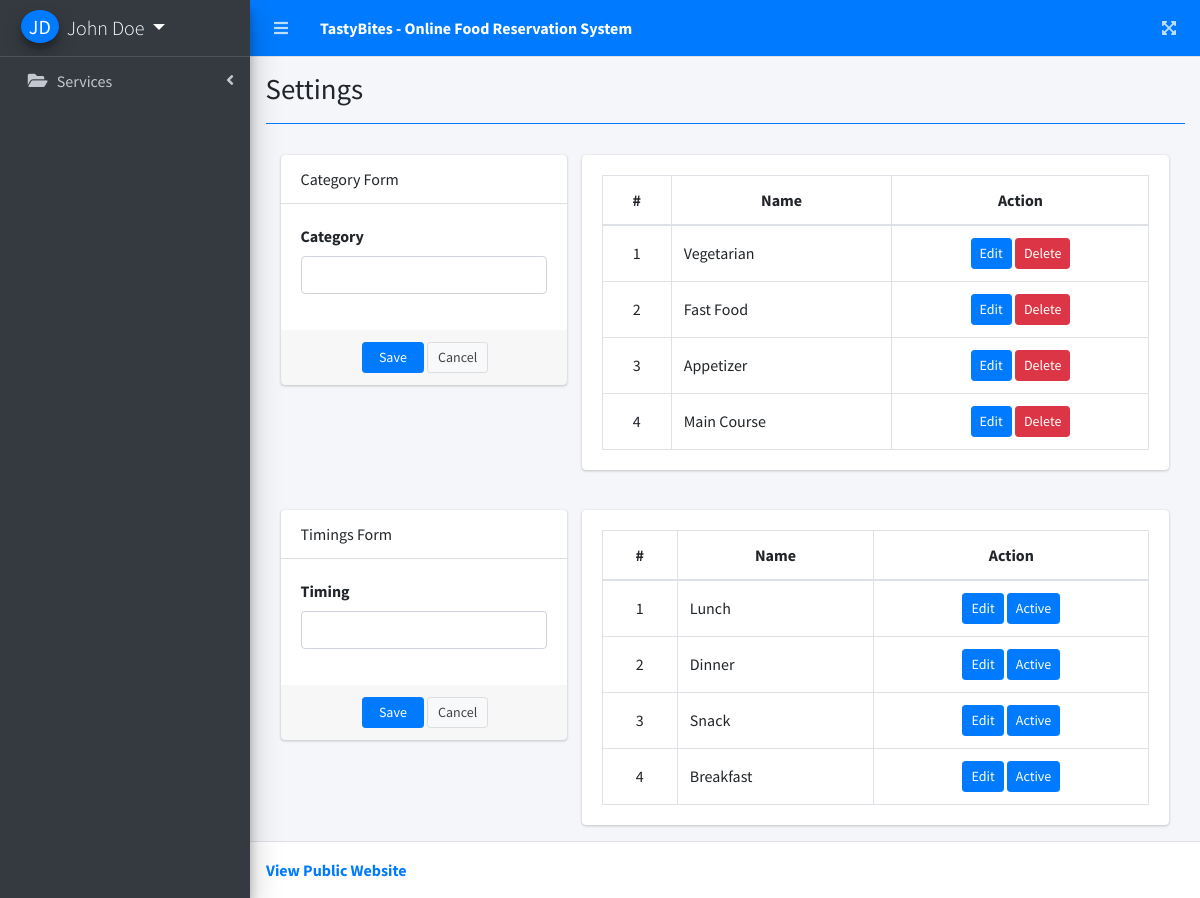
The app's page /Admin_Section/index.php?page=Settings (signed in) with its own data.
### tables this page shows
CREATE TABLE `categories` (
  `Category_ID` int(11) NOT NULL,
  `Category` varchar(255) NOT NULL
);

CREATE TABLE `timings` (
  `Timing_ID` int(11) NOT NULL,
  `Timing` varchar(255) NOT NULL,
  `Timing_status` tinyint(1) DEFAULT NULL
);

### Admin_Section/Settings.php (the view, shortened to what this page needs)
<?php include('db_connect.php');?>
<div class="container-fluid">
	<div class="col-lg-12">
		<div class="row">
			<div class="col-md-4">
			<form action="" id="manage-category">
				<div class="card">
					<div class="card-header">
						    Category Form
				  	</div>
					<div class="card-body">
							<div class="form-group">
								<label class="control-label">Category</label>
								<input type="text" class="form-control" name="name">
							</div>
					</div>
					<div class="card-footer">
						<div class="row">
							<div class="col-md-12">
								<button class="btn btn-sm btn-primary col-sm-3 offset-md-3"> Save</button>
								<button class="btn btn-sm btn-default col-sm-3" type="button" onclick="$('#manage-category').get(0).reset()"> Cancel</button>
							</div>
						</div>
					</div>
				</div>
			</form>
			</div>
			<div class="col-md-8">
				<div class="card">
					<div class="card-body">
						<table class="table table-bordered table-hover">
							<thead>
								<tr>
									<th class="text-center">#</th>
									<th class="text-center">Name</th>
									<th class="text-center">Action</th>
								</tr>
							</thead>
							<tbody>
								<?php
								$i = 1;
								$cats = $conn->query("SELECT * FROM Categories order by Category_ID asc");
								while($row=$cats->fetch_assoc()):
									if ($row['Category_ID'] == 1)
										continue;
								?>
								<tr>
									<td class="text-center"><?php echo $i++ ?></td>
									<td class="">
										<?php echo $row['Category'] ?>
									</td>
									<td class="text-center">
										<button class="btn btn-sm btn-primary edit_cat" type="button" data-id="<?php echo $row['Category_ID'] ?>" data-name="<?php echo $row['Category'] ?>" >Edit</button>
										<button class="btn btn-sm btn-danger delete_cat" type="button" data-id="<?php echo $row['Category_ID'] ?>">Delete</button>
									</td>
								</tr>
								<?php endwhile; ?>
							</tbody>
						</table>
					</div>
				</div>
			</div>
		</div>
	</div>
</div>
<br>
<div class="container-fluid">
    <div class="col-lg-12">
        <div class="row">
            <div class="col-md-4">
                <form action="" id="manage-timings">
                    <div class="card">
                        <div class="card-header">
                            Timings Form
                        </div>
                        <div class="card-body">
                            <div class="form-group">
                                <label class="control-label">Timing</label>
                                <input type="text" class="form-control" name="name">
                            </div>
                        </div>
                        <div class="card-footer">
                            <div class="row">
                                <div class="col-md-12">
                                    <button class="btn btn-sm btn-primary col-sm-3 offset-md-3">Save</button>
                                    <button class="btn btn-sm btn-default col-sm-3" type="button" onclick="$('#manage-timings').get(0).reset()">Cancel</button>
                                </div>
                            </div>
                        </div>
                    </div>
                </form>
            </div>
            <div class="col-md-8">
                <div class="card">
                    <div class="card-body">
                        <table class="table table-bordered table-hover">
                            <thead>
                                <tr>
                                    <th class="text-center">#</th>
                                    <th class="text-center">Name</th>
                                    <th class="text-center">Action</th>
                                </tr>
                            </thead>
                            <tbody>
                                <?php
                                $i = 1;
                                $cats = $conn->query("SELECT * FROM Timings ORDER BY Timing_ID ASC");
                                while($row = $cats->fetch_assoc()):
                                    if ($row['Timing_ID'] == 1)
                                        continue;
                                ?>
                                <tr>
                                    <td class="text-center"><?php echo $i++ ?></td>
                                    <td class="">
                                        <?php echo $row['Timing'] ?>
                                    </td>
                                    <td class="text-center">
                                        <button class="btn btn-sm btn-primary edit_cat" type="button" data-id="<?php echo $row['Timing_ID'] ?>" data-name="<?php echo $row['Timing'] ?>">Edit</button>
                                        <button class="btn btn-sm  flipp_state <?php echo $row['Timing_status'] ==  1 ? 'btn btn-sm btn-primary' : 'btn-danger';?>"
										type="button" data-id="<?php echo $row['Timing_ID'] ?>"> <?php echo $row['Timing_status'] ==  1 ? 'Active' : 'In Active';?></button>
                                    </td>
                                </tr>
                                <?php endwhile; ?>
                            </tbody>
                        </table>
                    </div>
                </div>
            </div>
        </div>
    </div>
</div>

### Admin_Section/Settings.php (style rules this page uses)
td { vertical-align: middle !important; }

### records on screen
categories: Category "Vegetarian"
categories: Category "Fast Food"
categories: Category "Appetizer"
categories: Category "Main Course"
timings: Timing "Lunch", Timing_status "Active"
timings: Timing "Dinner", Timing_status "Active"
timings: Timing "Snack", Timing_status "Active"
timings: Timing "Breakfast", Timing_status "Active"

### other values on screen
$initials "JD"
$_SESSION['login_Admin_fullname'] "John Doe"
$title "Settings"
